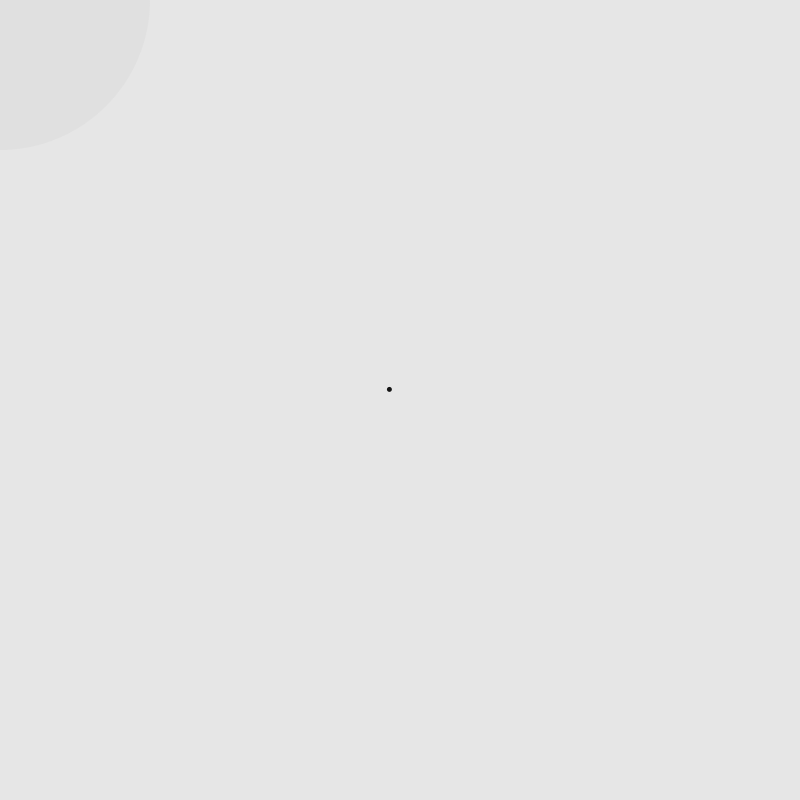
Frame 1 (no input)
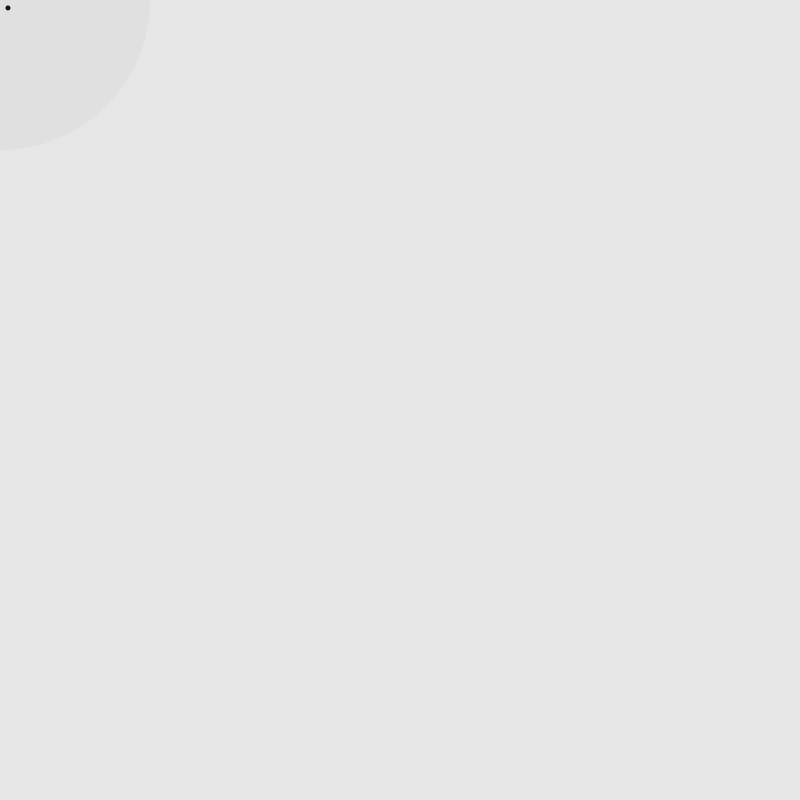
Frame 60 (the mouse pressed at the canvas centre just before this capture)
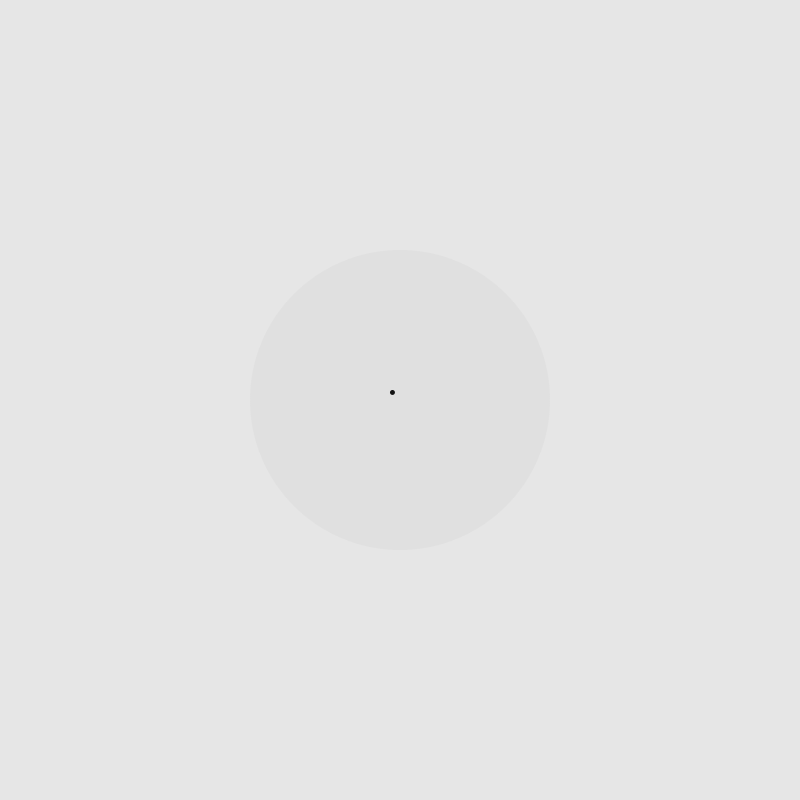
Frame 120 (the mouse held since frame 60 and released just before this capture)

The Processing sketch that drew these frames (run headless with seeded random() and noise(); from frame 60 on, the mouse is pressed at the canvas centre):

// Processing sketch: O3_easing
// ── O3_easing.pde

/* 
 
 Oo° - Object Oriented Ornament
 P5 Co-de-iT workshop Cava dei Tirreni - 22>24 November 2013
 tutor: Alessio Erioli
 
 easing - how to smooth arrival motion
 
 */

PVector p;
float thres = 150;
float easing =0.5;
float maxSpeed = 15;
void setup() {
  size(800, 800);
  p = new PVector(width/2, height/2);
  noStroke();
  fill(20);
}


void draw() {
  background(230);
  PVector m = new PVector(mouseX, mouseY);
  PVector s = PVector.sub(m, p);
  float mag = s.mag();

  pushStyle();
  fill(200, 50);
  ellipse(m.x, m.y, thres*2, thres*2);
  popStyle();


  s.normalize();
  if (mag<thres) {
    s.mult(maxSpeed*sin(map((mag/thres)*easing, 1, 0, PI/2, 0)));
  }
  else {
    s.mult(maxSpeed);
  }
  p.add(s);
  ellipse(p.x, p.y, 5, 5);
}
